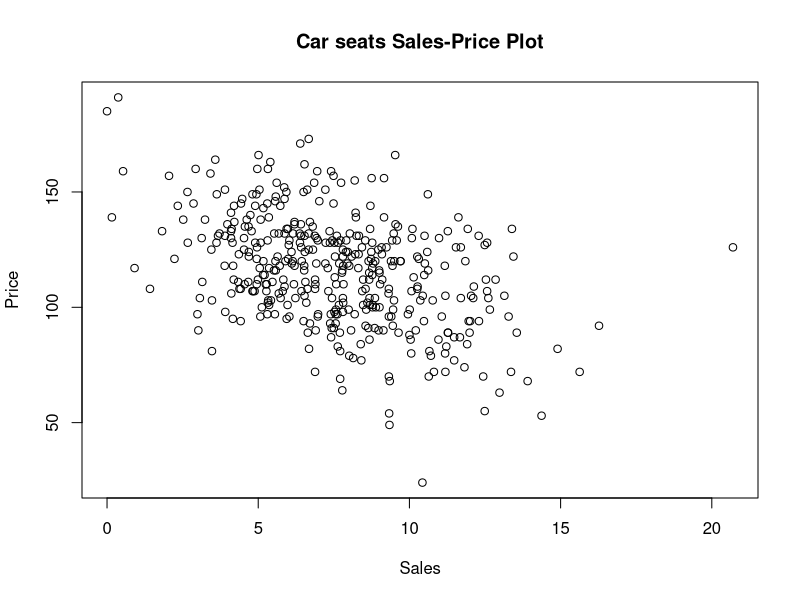
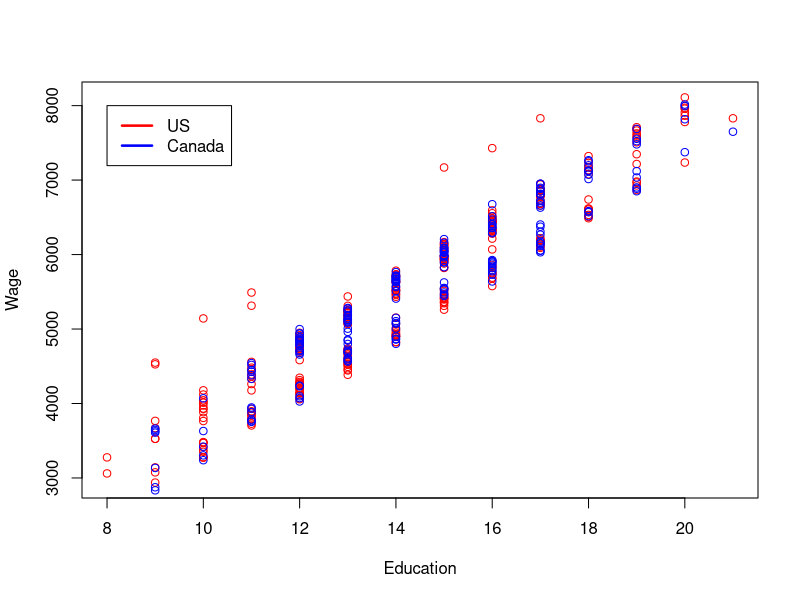

The R source for these figures, in order:
# Q1:
carseatDataFrame <- read.table("Carseats.txt", header=TRUE, sep="")

carseatDataFrame$Color="black"
carseatDataFrame$Color[carseatDataFrame$Price>180] = 'red'
carseatDataFrame$Color[carseatDataFrame$Price<40] = 'red'
carseatDataFrame$Color[carseatDataFrame$Sales>18] = 'red'

plot(carseatDataFrame$Sales, carseatDataFrame$Price, main = "Car seats Sales-Price Plot", xlab = "Sales", ylab = "Price", color = carseatDataFrame$Color)

# Q2:
educationDataFrame <- read.table("Education.txt", header=TRUE, sep="")
subUS <- subset(educationDataFrame, Country=="US")
subCA <- subset(educationDataFrame, Country=="Canada")

xUS <- subUS$Education
yUS <- subUS$Wage
colUS <- 'red'

xCA <- subCA$Education
yCA <- subCA$Wage
colCA <- 'blue'

plot(xUS, yUS, col= colUS, xlab = "Education", ylab = "Wage")
points(xCA, yCA, col= colCA)

legend(8, 8000, c("US", "Canada"), lwd=c(2.5,2.5), col=c("red","blue"))

# Q3:
mean20DataFrame <- read.table("Mean20.txt", header = TRUE, sep = "")
processed = subset(mean20DataFrame, !is.na(time) & time > 0) 
summary(processed$time)

# Q4:
t.test(processed$time, mu = 7.05, alternative = "two.sided")
# p-value is the possiblity observing the test result under the null hypothesis
# here p-value = 0.02178 < 0.05
# therefore, the alternative hypothesis is true, which means the true mean is not 7.05
t.test(mean20DataFrame$time, mu = 7.05, alternative = "two.sided")
# while, if using original values, the hypothesis is correct but the possibility is not high.

# Q5:
t.test(processed$time, mu = 7.05, alternative = "greater")
# the null hypothesis cannot be rejected, which means true mean is less then 7.05
# therefore, John is wrong.

